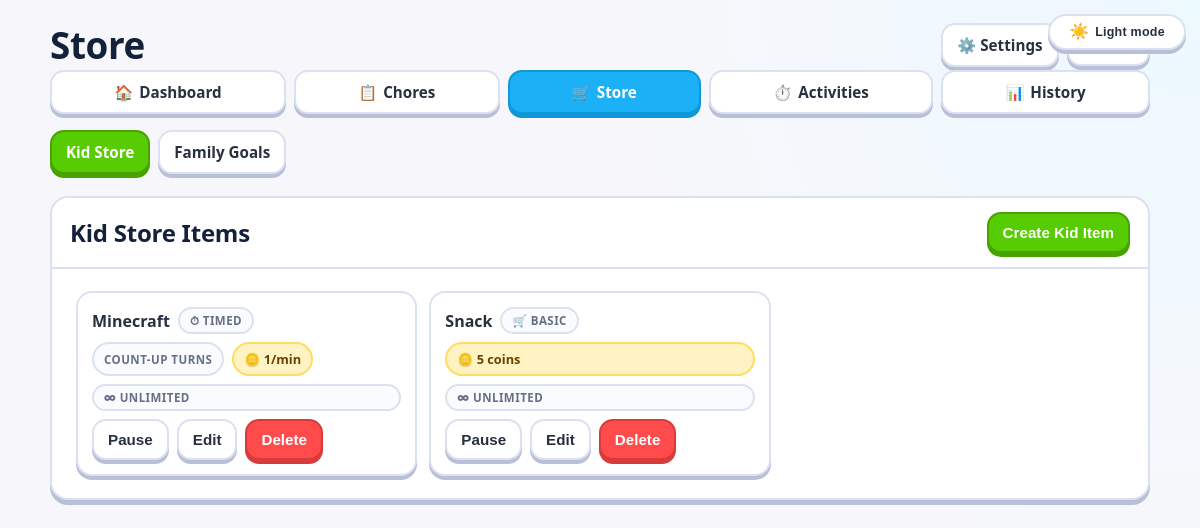
Screenshot of /parent/store (signed in) with the database file from the repository.
### src/models/main.py (models this page shows)
class StoreItem(db.Model):
	__tablename__ = "store_items"
	id = db.Column(db.Integer, primary_key=True)
	family_id = db.Column(db.Integer, db.ForeignKey("families.id"), nullable=False, index=True)
	created_by_parent_id = db.Column(db.Integer, db.ForeignKey("parents.id"), nullable=False, index=True)
	name = db.Column(db.String(120), nullable=False)
	description = db.Column(db.Text)
	item_scope = db.Column(db.String(20), nullable=False, index=True)
	item_type = db.Column(db.String(20), default="basic", nullable=False)
	kid_coin_cost = db.Column(db.Integer, default=0, nullable=False)
	family_point_cost = db.Column(db.Integer, default=0, nullable=False)
	timing_mode = db.Column(db.String(20))  # countdown | stopwatch
	session_duration_minutes = db.Column(db.Integer)  # for countdown
	session_rate_type = db.Column(db.String(20))  # flat | per_minute
	session_flat_cost = db.Column(db.Integer, default=0)
	session_coin_per_minute = db.Column(db.Integer, default=0)
	session_max_participants = db.Column(db.Integer, default=1)
	stock_qty = db.Column(db.Integer, default=-1, nullable=False)
	is_active = db.Column(db.Boolean, default=True, nullable=False)
	created_at = db.Column(db.DateTime, default=datetime.utcnow, nullable=False)
	family = db.relationship("Family", backref=db.backref("store_items", lazy=True, cascade="all, delete-orphan"))
	created_by_parent = db.relationship("Parent", backref=db.backref("store_items", lazy=True))
	sessions = db.relationship("StoreTimedSession", back_populates="store_item", cascade="all, delete-orphan")

### src/controllers/routes.py (the view)
@public_bp.get("/parent/store")
@parent_web_login_required
def parent_store():
	parent, family = _load_parent_and_family()
	if not parent or not family:
		session.clear()
		flash("Session expired. Please log in again.", "error")
		return redirect(url_for("public.login"))
	active_tab = request.args.get("tab", "kid")
	if active_tab not in {"kid", "family"}:
		active_tab = "kid"
	kid_items = (
		StoreItem.query.filter_by(family_id=family.id, item_scope="kid", is_active=True)
		.order_by(StoreItem.created_at.desc())
		.all()
	)
	family_items = (
		StoreItem.query.filter_by(family_id=family.id, item_scope="family", is_active=True)
		.order_by(StoreItem.created_at.desc())
		.all()
	)
	kids = Kid.query.filter_by(family_id=family.id, is_active=True).order_by(Kid.display_name.asc()).all()
	family_redemptions = (
		StoreRedemption.query.join(StoreItem, StoreRedemption.store_item_id == StoreItem.id)
		.filter(StoreRedemption.family_id == family.id, StoreItem.item_scope == "family")
		.order_by(StoreRedemption.requested_at.desc())
		.limit(30)
		.all()
	)
	vote_summary = _vote_summary_for_redemptions(family_redemptions)
	active_sessions = (
		StoreTimedSession.query.filter_by(family_id=family.id, status="active")
		.order_by(StoreTimedSession.started_at.desc())
		.all()
	)
	recent_sessions = (
		StoreTimedSession.query.filter(
			StoreTimedSession.family_id == family.id,
			StoreTimedSession.status.in_(["completed", "cancelled"]),
		)
		.order_by(StoreTimedSession.ended_at.desc())
		.limit(20)
		.all()
	)
	return render_template(
		"private/parents/store/index.html",
		parent=parent,
		family=family,
		kids=kids,
		kid_items=kid_items,
		family_items=family_items,
		family_redemptions=family_redemptions,
		vote_summary=vote_summary,
		active_tab=active_tab,
		active_sessions=active_sessions,
		recent_sessions=recent_sessions,
	)

### src/controllers/routes.py (called while the page is built)
def parent_web_login_required(func):
	@wraps(func)
	def wrapper(*args, **kwargs):
		if session.get("role") != "parent" or not session.get("parent_id"):
			flash("Please log in as a parent to continue.", "error")
			return redirect(url_for("public.login"))
		return func(*args, **kwargs)
	return wrapper

def _load_parent_and_family():
	parent = Parent.query.get(session.get("parent_id"))
	family = Family.query.get(session.get("family_id"))
	return parent, family

def _vote_summary_for_redemptions(redemptions: list[StoreRedemption]) -> dict[int, dict[str, int]]:
	summary = {}
	for redemption in redemptions:
		yes_votes = sum(1 for vote in redemption.votes if vote.vote == "yes")
		no_votes = sum(1 for vote in redemption.votes if vote.vote == "no")
		summary[redemption.id] = {"yes": yes_votes, "no": no_votes}
	return summary

### src/templates/private/parents/store/index.html (shortened to what this page needs)
{% extends "bases/private.html" %}
{% block nav %}
<div class="d-flex justify-content-between align-items-center flex-wrap gap-2 mb-3">
	<h1 style="font-size: clamp(1.6rem, 3.4vw, 2.3rem);">Store</h1>
	<div class="d-flex gap-2 align-items-center">
		<a href="{{ url_for('public.parent_settings') }}" class="btn">⚙️ Settings</a>
		<form method="post" action="{{ url_for('public.parent_logout') }}">
			<button type="submit" class="btn">Logout</button>
		</form>
	</div>
</div>
{% include 'private/parents/components/navbar.html' %}
{% endblock %}
{% block content %}
<div class="dashboard-container">
	<div class="d-flex flex-wrap gap-2 mb-3">
		<a href="{{ url_for('public.parent_store', tab='kid') }}" class="btn {% if active_tab == 'kid' %}primary{% endif %}">Kid Store</a>
		<a href="{{ url_for('public.parent_store', tab='family') }}" class="btn {% if active_tab == 'family' %}primary{% endif %}">Family Goals</a>
	</div>
	{% if active_tab == 'kid' %}
		<div class="dashboard-grid">
			<div class="dashboard-card">
				<div class="card-header d-flex justify-content-between align-items-center flex-wrap gap-2">
					<h2>Kid Store Items</h2>
					<button type="button" class="btn primary" data-open-create-modal>Create Kid Item</button>
				</div>
				<div class="card-body">
					{% if kid_items %}
						<div class="row g-3">
							{% for item in kid_items %}
								<div class="col-12 col-md-6 col-lg-4">
									<div class="store-item d-flex flex-column gap-2">
										<div class="d-flex flex-wrap gap-2 align-items-center">
											<strong>{{ item.name }}</strong>
											<span class="pill">{% if item.item_type == 'timed_session' %}⏱ Timed{% else %}🛒 Basic{% endif %}</span>
										</div>
										{% if item.item_type == 'timed_session' %}
											<div class="d-flex flex-wrap gap-2">
												<span class="pill">Count-up Turns</span>
												{% if item.session_rate_type == 'flat' %}
													<span class="coin-badge">🪙 {{ item.session_flat_cost }} flat</span>
												{% else %}
													<span class="coin-badge">🪙 {{ item.session_coin_per_minute }}/min</span>
												{% endif %}
											</div>
										{% else %}
											<span class="coin-badge">🪙 {{ item.kid_coin_cost }} coins</span>
										{% endif %}
										{% if item.stock_qty == -1 %}
											<span class="pill">∞ Unlimited</span>
										{% elif item.stock_qty == 0 %}
											<span class="pill" style="color:var(--danger);">Out of stock</span>
										{% else %}
											<span class="pill">📦 {{ item.stock_qty }} left</span>
										{% endif %}
									<div class="d-flex gap-2 flex-wrap mt-auto">
										<form method="post" action="{{ url_for('public.parent_store_toggle_item', item_id=item.id) }}">
											<button type="submit" class="btn">{{ 'Pause' if item.is_active else 'Activate' }}</button>
										</form>
										<button type="button" class="btn"
											data-open-edit-modal
											data-item-id="{{ item.id }}"
											data-item-scope="{{ item.item_scope }}"
											data-item-type="{{ item.item_type }}"
											data-name="{{ item.name | e }}"
											data-description="{{ item.description | e if item.description else '' }}"
											data-kid-coin-cost="{{ item.kid_coin_cost }}"
											data-family-point-cost="{{ item.family_point_cost }}"
											data-session-rate-type="{{ item.session_rate_type or 'flat' }}"
											data-session-flat-cost="{{ item.session_flat_cost }}"
											data-session-coin-per-minute="{{ item.session_coin_per_minute }}"
											data-session-max-participants="{{ item.session_max_participants }}"
											data-stock-qty="{{ item.stock_qty }}">Edit</button>
										<form method="post" action="{{ url_for('public.parent_store_delete_item', item_id=item.id) }}" onsubmit="return confirm('Delete {{ item.name | e }}? This cannot be undone.');">
											<button type="submit" class="btn-danger">Delete</button>
										</form>
									</div>
									</div>
							</div>
							{% endfor %}
						</div>
					{% else %}
						<div class="empty-state">No kid store items yet.</div>
					{% endif %}
				</div>
			</div>
		</div>
	{% endif %}
</div>
{% endblock %}

### src/static/css/galactic-opera.css (style rules this page uses)
:root { --duo-green: #58cc02; --duo-green-dark: #46a302; --duo-blue: #1cb0f6; --duo-yellow: #ffc800; --duo-red: #ff4b4b; --duo-purple: #8549ba; --duo-ink: #27303f; --duo-muted: #667085; --duo-bg: #f7f7fb; --duo-panel: #ffffff; --duo-border: #dbe1f0; --duo-shadow: #b8c0d8; --radius: 18px; --text-primary: #27303f; --text-secondary: #667085; --text-muted: #8a94a8; --border-color: #dbe1f0; --surface: #ffffff; --coin-primary: #ffc800; --coin-dark: #d0a600; }
* { box-sizing: border-box; }
body { margin: 0; color: var(--duo-ink); font-family: "Nunito", "Avenir Next", "Segoe UI", -apple-system, BlinkMacSystemFont, sans-serif; background: radial-gradient(circle at top right, #ecf9ff 0%, transparent 40%), var(--duo-bg); min-height: 100vh; }
h1, h2, h3, h4 { margin: 0; color: #14213b; font-weight: 900; letter-spacing: -0.01em; }
a { color: inherit; text-decoration: none; }
.panel, .dashboard-card, .card, .modal-content { background: var(--duo-panel); border: 2px solid var(--duo-border); border-radius: var(--radius); box-shadow: 0 5px 0 var(--duo-shadow); }
.card-body { padding: 22px 24px; }
.dashboard-container { display: grid; gap: 22px; }
.pill { display: inline-flex; align-items: center; padding: 4px 10px; border-radius: 999px; border: 2px solid var(--duo-border); background: color-mix(in srgb, var(--duo-panel) 82%, #dce9ff 18%); color: var(--duo-muted); font-size: .72rem; font-weight: 900; letter-spacing: .04em; text-transform: uppercase; }
.dashboard-grid { display: grid; gap: 16px; }
.card-header { display: flex; align-items: center; justify-content: space-between; gap: 10px; border-bottom: 2px solid var(--duo-border); padding: 14px 18px; border-radius: var(--radius) var(--radius) 0 0; background: color-mix(in srgb, var(--duo-panel) 85%, #ffffff 15%); }
.btn, button, .btn-primary, .btn-success, .btn-danger, .btn-secondary, .nav-btn { display: inline-flex; align-items: center; justify-content: center; gap: 6px; border-radius: 14px; border: 2px solid transparent; padding: 10px 14px; font-weight: 900; font-size: 0.95rem; cursor: pointer; transition: transform .08s ease; }
.btn.primary, .btn-primary, .btn-success { background: var(--duo-green); color: #fff; border-color: var(--duo-green-dark); box-shadow: 0 4px 0 var(--duo-green-dark); }
.btn, .btn-secondary, .nav-btn { background: var(--duo-panel); color: var(--duo-ink); border-color: var(--duo-border); box-shadow: 0 4px 0 var(--duo-shadow); }
.btn-danger { background: var(--duo-red); color: #fff; border-color: #d93b3b; box-shadow: 0 4px 0 #d93b3b; }
.coin-badge, .point-badge, .frequency-badge, .status-badge, .sibling-badge { display: inline-flex; align-items: center; gap: 4px; font-size: .8rem; font-weight: 900; border-radius: 999px; padding: 6px 10px; border: 2px solid; }
.coin-badge { color: #6a4300; background: #fff3c4; border-color: #ffdc65; }
.chore-item, .store-item, .assignment-item, .activity-card { border: 2px solid var(--duo-border); border-radius: 16px; background: var(--duo-panel); box-shadow: 0 4px 0 var(--duo-shadow); padding: 14px; display: grid; gap: 10px; }
.row { display: grid; grid-template-columns: 1fr; gap: 12px; }
.g-3 { gap: 12px; }
.col-12, .col-6, .col-md-6, .col-lg-4 { min-width: 0; }
.d-flex { display: flex; }
.justify-content-between { justify-content: space-between; }
.align-items-center { align-items: center; }
.flex-wrap { flex-wrap: wrap; }
.flex-column { flex-direction: column; }
.gap-2 { gap: 8px; }
.mt-auto { margin-top: auto; }
@media (min-width: 640px) { .row { grid-template-columns: repeat(2, minmax(0, 1fr)); } }
@media (min-width: 960px) { .row { grid-template-columns: repeat(3, minmax(0, 1fr)); } }

### rows the page displays
StoreItem: name "Minecraft", item_type "⏱ TIMED", session_coin_per_minute "1", stock_qty "∞ UNLIMITED", is_active "Pause"
StoreItem: name "Snack", item_type "🛒 BASIC", kid_coin_cost "5", stock_qty "∞ UNLIMITED", is_active "Pause"
